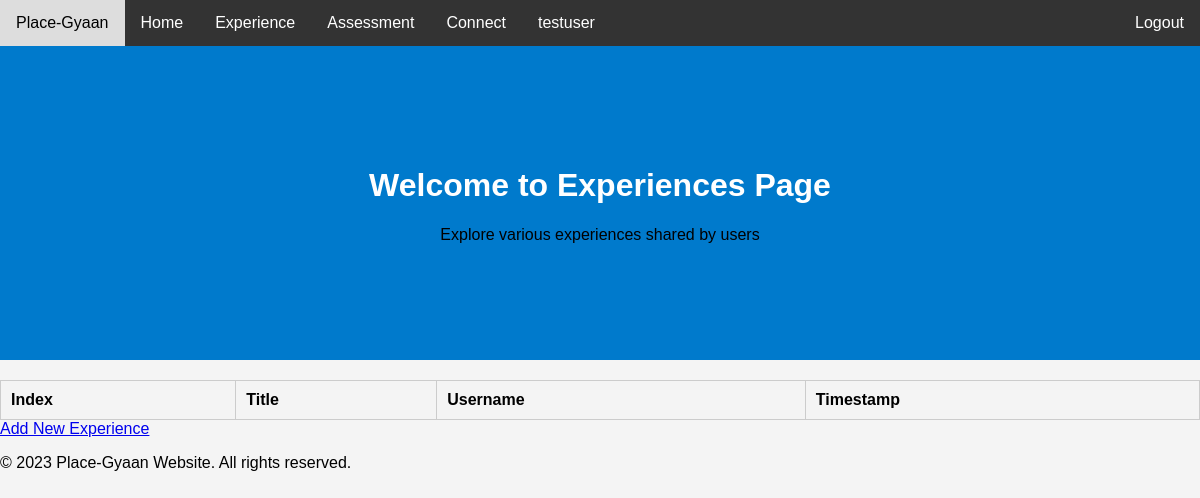
The page /experience (signed in) on the database as committed earlier.
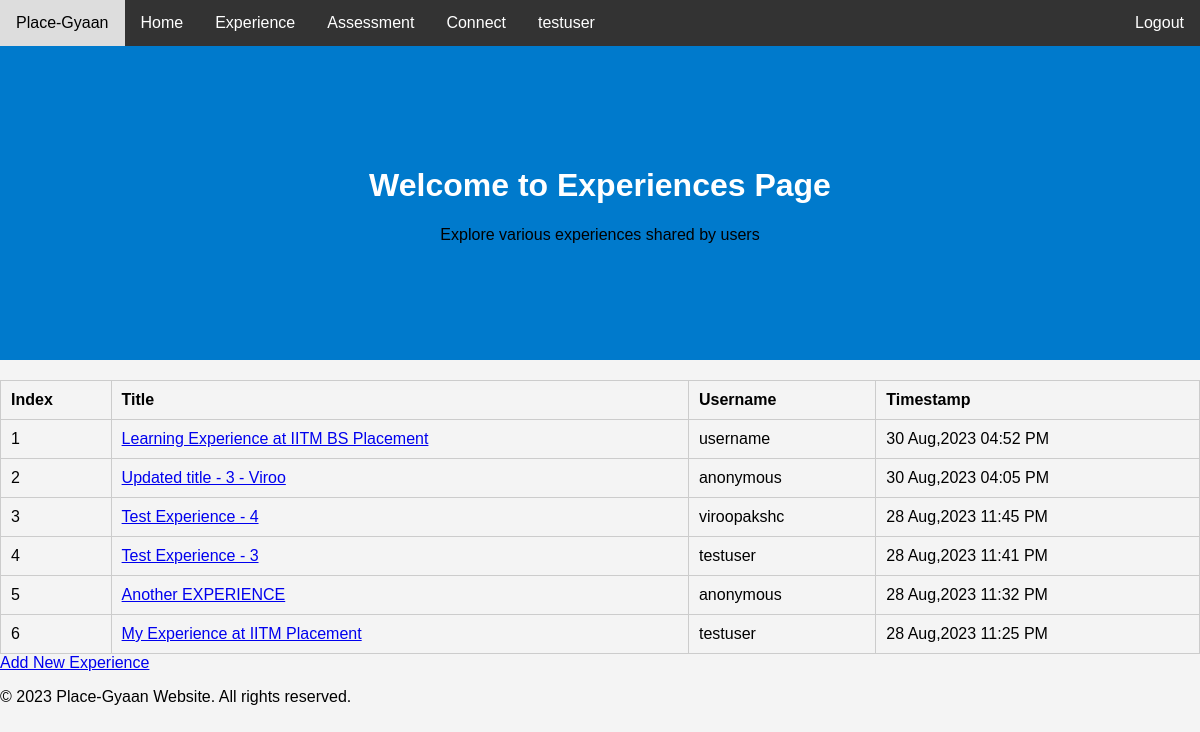
The same page on the database as committed later.
### main/models.py (models this page shows)
class User(Base, UserMixin):
    __tablename__ = 'User'
    id = Column(Integer, primary_key=True,autoincrement=True)
    email = Column(String(255), unique=True)
    username = Column(String(255), unique=False, nullable=True)
    password = Column(String(255), nullable=False)
    active = Column(Boolean())
    fs_uniquifier = Column(String(64), unique=True, nullable=False)
    attributes=Column(MutableList.as_mutable(AsaList()),nullable=False)
    roles = relationship('Role', secondary='RolesUsers',
                         backref=backref('Users', lazy='dynamic'))

class Experience(Base):
	__tablename__="Experience"
	id = Column(Integer, primary_key=True,autoincrement=True)
	title = Column(String(255), unique=True, nullable=False)
	description = Column(String(255), nullable=False)
	auth_id = Column(Integer, ForeignKey('User.id'), nullable=False)
	anonymous = Column(Boolean, default=False)
	timestamp = Column(String(80), default=0)

### main/controllers.py (the view)
@app.route("/experience")
@auth_required()
def experiences():
  exps=[]
  for exp in Experience.query.all():
    l=[]
    l.append(-1)
    l.append(exp.title)
    l.append(User.query.filter_by(id=exp.auth_id).first().username)
    l.append(extract_time(exp.timestamp))
    l.append(str(exp.id))
    l.append(exp.anonymous)
    exps.append(l)
  exps.sort(key=lambda x:x[3],reverse=True)
  c=1
  for exp in exps:
    exp[0]=c
    c+=1
  return render_template("experiences.html",experiences=exps,username=current_user.username)

### main/controllers.py (called while the page is built)
def extract_time(timestamp):
  time_and_date=dt.datetime.strptime(str(timestamp).split(".")[0],"%Y-%m-%d %H:%M:%S")
  return dt.datetime.strftime(time_and_date,"%d %b,%Y %I:%M %p")

### main/templates/experiences.html (shortened to what this page needs)
{% extends "whole.html" %}
{% block user %}
    {{ username }}
{% endblock %}
{% block welcome %}
	<div class="header">
        <h1>Welcome to Experiences Page</h1>
        <p>Explore various experiences shared by users</p>
    </div>
{% endblock %}
{% block content %}
        <table class="exp-table">
            <thead>
                <tr>
                    <th>Index</th>
                    <th>Title</th>
                    <th>Username</th>
                    <th>Timestamp</th>
                </tr>
            </thead>
            <tbody>
                {% for exp in experiences %}
                    <tr>
                        <td>{{ exp[0] }}</td>
                        <td><a href="{{ 'view_experience/' + exp[4] }}">{{ exp[1] }}</a></td>
                        <td>{{ "anonymous" if exp[5] else exp[2]  }}</td>
                        <td>{{ exp[3] }}</td>
                    </tr>
                {% endfor %}
            </tbody>
        </table>
        <a class="add-exp-button" href="/add-experience">Add New Experience</a>
{% endblock %}

### main/templates/whole.html (shortened to what this page needs)
<!DOCTYPE html>
<html lang="en">
<head>
</head>
<body>
    <div class="wrapper">
    <div class="navbar">
        <a href="#">Place-Gyaan</a>
        <a href="/home">Home</a>
        <a href="/experience">Experience</a>
        <a href="/assessment">Assessment</a>
        <a href="/connect">Connect</a>
        <a class="Name" href="#">{% block user %}{% endblock %}</a>
        <a href="/logout" style="float: right;">Logout</a>
    </div>
    {% block welcome %}{% endblock %}
    {% block content %}
    {% endblock %}
    <footer class="footer">
        <p>&copy; 2023 Place-Gyaan Website. All rights reserved.</p>
    </footer>
    </div>
</body>
</html>

### main/templates/experiences.html (style rules this page uses)
.exp-table { width: 100%; border-collapse: collapse; margin-top: 20px; }
.exp-table th, .exp-table td { border: 1px solid #ccc; padding: 10px; text-align: left; }

### main/templates/whole.html (style rules this page uses)
body { font-family: Arial, sans-serif; margin: 0; padding: 0; background-color: #f4f4f4; }
.navbar { background-color: #333; overflow: hidden; }
.navbar a { float: left; display: block; color: white; text-align: center; padding: 14px 16px; text-decoration: none; }
.header { text-align: center; padding: 100px; background-color: #007ACC; }
.header h1 { color: white; }
.wrapper { display: flex; flex-direction: column; min-height: 100vh; }

Rows that differ between the two databases and show on the page:
added Experience: title "Learning Experience at IITM BS Placement"
added User: username "username"
added Experience: title "Updated title - 3 - Viroo"
added Experience: title "Test Experience - 4"
added User: username "viroopakshc"
added Experience: title "Test Experience - 3"
added Experience: title "Another EXPERIENCE"
added Experience: title "My Experience at IITM Placement"
Other text that changed with them:
new list line: "1 30 Aug,2023 04:52 PM"
new list line: "2 anonymous 30 Aug,2023 04:05 PM"
new list line: "3 28 Aug,2023 11:45 PM"
new list line: "4 28 Aug,2023 11:41 PM"
new list line: "testuser"
new list line: "5 anonymous 28 Aug,2023 11:32 PM"
new list line: "6 28 Aug,2023 11:25 PM"
